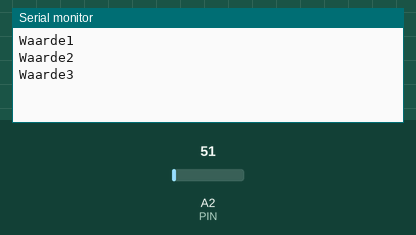
Bench run of a sketch on a simulated Arduino Uno, built with avr-gcc and run on an emulated ATmega328P. Shown: the last lines printed to the serial monitor. The test bench sets the inputs (shaded band); at power-on: A2 (PIN) = 51.

Above: at 1.3 s.
1.4 s: A2 (PIN) set to 61
At 2.5 s:
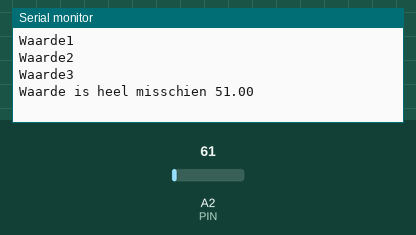
5.3 s: A2 (PIN) set to 71
At 7.9 s:
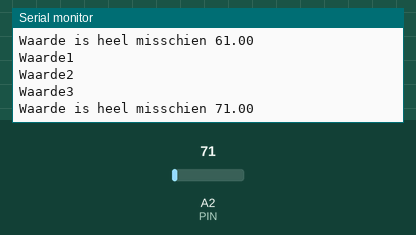
Timing chart, 0 to 9.4 s (numbered marks = the images above; inputs shaded):
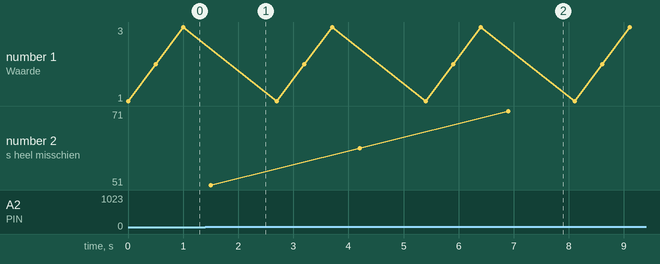

The sketch:

mikamonsma-807-lm35.ino
```cpp
// Define the pin of the LM35 temperature sensor
#define PIN A2

//---------------------------------------------------------------------------------------------------

void setup() {
  pinMode(PIN, INPUT);
  Serial.begin(9600);
}

//---------------------------------------------------------------------------------------------------

void loop() {
  Serial.println(
    "Waarde is heel misschien " + String(getTemp())
  );
  delay(1200);
}

//---------------------------------------------------------------------------------------------------

float getTemp(){
  // Initialize the variable sensorTempDa
  float sensorTempDa = 0;

  // Loop through the 3 readings
  for(int i = 0; i < 3; i++){
    // Read the temperature from the sensor
    sensorTempDa += analogRead(PIN); // using += to add the value to the variable
    // Print the value of the temperature
    Serial.println("Waarde" + String(i+1));
    delay(500);
  }

  return sensorTempDa / 3; // dividing by 3 to get the average
}
```

Measured:
- after the input at 5.3 s, the serial monitor: prints a new line after 1.6 s (image 2)
- plotted number 2: 61 → 71 after the input at 5.3 s
